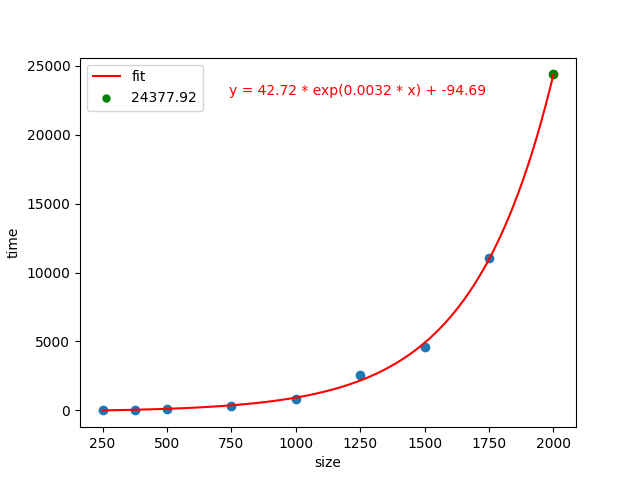

The script that saved this image:
import numpy as np
import matplotlib.pyplot as plt
from scipy.optimize import curve_fit

# input data
x = np.array([250, 375, 500, 750, 1000, 1250, 1500, 1750])
y = np.array([9.35, 34.46, 79.65, 302.91, 846.03, 2590.23, 4606.82, 11030.09])

# define the model
def exponential_func(x, a, b, c):
    return a * np.exp(b * x) + c

# set the lower and upper bounds of the x parameter
bounds = ([0, -np.inf, -np.inf], [3000, np.inf, np.inf])
p0 = [1, 0.001, 1]

# estimate the parameters with bounds
popt, pcov = curve_fit(exponential_func, x, y, p0=p0, bounds=bounds)

# predict y for x=2000
x_pred = 2000
y_pred = exponential_func(x_pred, *popt)

# add the predicted value as a green dot
plt.scatter(x_pred, y_pred, color='green')

# create a smoother curve
x_smooth = np.linspace(x[0], x[-1], 2000)
y_smooth = exponential_func(x_smooth, *popt)

# extend the line to the predicted value
x_ext = np.linspace(x[-1], x_pred, 100)
y_ext = exponential_func(x_ext, *popt)
x_smooth = np.concatenate((x_smooth, x_ext))
y_smooth = np.concatenate((y_smooth, y_ext))

# plot the data and the smoother curve
plt.scatter(x, y)
plt.plot(x_smooth, y_smooth, 'r-', label='fit')
plt.scatter(x_pred, y_pred, color='green', label=f'{y_pred:.2f}', s=25)


eqn = f'y = {popt[0]:.2f} * exp({popt[1]:.4f} * x) + {popt[2]:.2f}'
plt.text(0.3, 0.9, eqn, transform=plt.gca().transAxes, color='red')

# set labels and legend
plt.xlabel('size')
plt.ylabel('time')
plt.legend()

plt.savefig('RustMatrix.png')

# show the plot
plt.show()

